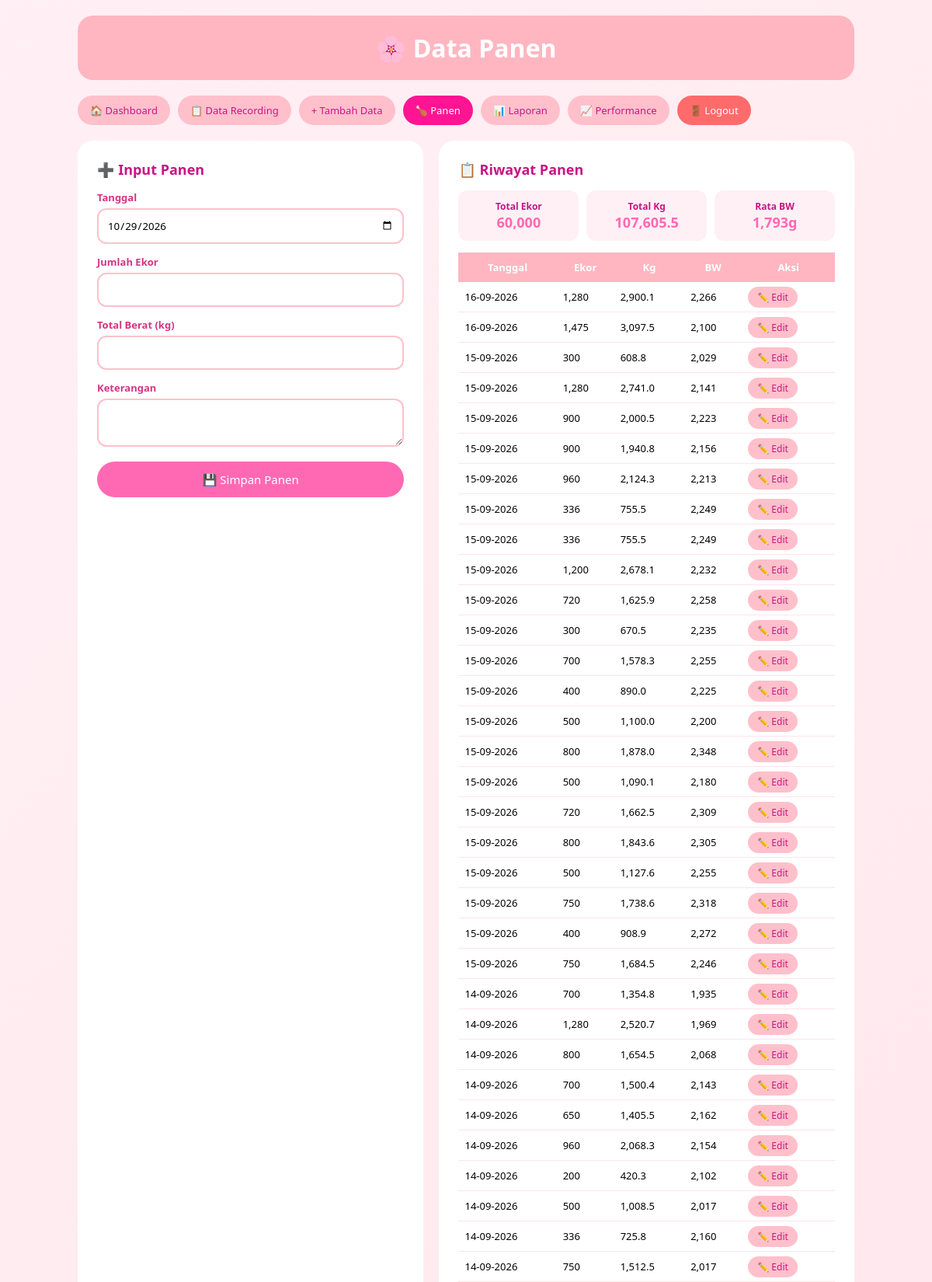
/recording-ayam/panen.php (signed in, upper part), run on the app's committed database.
### tables this page shows
CREATE TABLE `panen` (
  `id` int(11) NOT NULL,
  `tanggal` date NOT NULL,
  `jumlah_ekor` int(11) NOT NULL,
  `total_kg` decimal(10,2) NOT NULL,
  `rata_bw` decimal(10,2) DEFAULT 0.00,
  `keterangan` text DEFAULT NULL,
  `created_at` timestamp NOT NULL DEFAULT current_timestamp()
);

### recording-ayam/panen.php (the view, shortened to what this page needs)
<?php
include 'koneksi.php';
$data = mysqli_query($koneksi, "SELECT * FROM panen ORDER BY tanggal DESC");
$tot = mysqli_fetch_assoc(mysqli_query($koneksi, "SELECT SUM(jumlah_ekor) as ekor, SUM(total_kg) as kg FROM panen"));
$total_ekor = $tot['ekor'] ?? 0;
$total_kg = $tot['kg'] ?? 0;
$rata_all = ($total_ekor > 0) ? ($total_kg * 1000) / $total_ekor : 0;
?>
<!DOCTYPE html>
<html lang="id">
<head>
</head>
<body>
    <div class="container">
        <header><h1>🌸 Data Panen</h1></header>
        <div class="menu">
            <a href="dashboard.php" class="btn btn-secondary">🏠 Dashboard</a>
            <a href="index.php" class="btn btn-secondary">📋 Data Recording</a>
            <a href="tambah.php" class="btn btn-secondary">+ Tambah Data</a>
            <a href="panen.php" class="btn btn-active">🍗 Panen</a>
            <a href="laporan.php" class="btn btn-secondary">📊 Laporan</a>
            <a href="performance.php" class="btn btn-secondary">📈 Performance</a>
            <a href="logout.php" class="btn btn-logout">🚪 Logout</a>
        </div>
        <div class="grid">
            <div class="card">
                <h2>➕ Input Panen</h2>
                <form method="POST">
                    <label>Tanggal</label>
                    <input type="date" name="tanggal" required value="<?= date('Y-m-d') ?>">
                    <label>Jumlah Ekor</label>
                    <input type="number" name="jumlah_ekor" required min="1">
                    <label>Total Berat (kg)</label>
                    <input type="number" step="0.01" name="total_kg" required>
                    <label>Keterangan</label>
                    <textarea name="keterangan" rows="2"></textarea>
                    <button type="submit" name="simpan">💾 Simpan Panen</button>
                </form>
            </div>
            <div class="card">
                <h2>📋 Riwayat Panen</h2>
                <div class="stats">
                    <div class="stat"><h3>Total Ekor</h3><div class="angka"><?= number_format($total_ekor) ?></div></div>
                    <div class="stat"><h3>Total Kg</h3><div class="angka"><?= number_format($total_kg,1) ?></div></div>
                    <div class="stat"><h3>Rata BW</h3><div class="angka"><?= number_format($rata_all,0) ?>g</div></div>
                </div>
                <table>
                    <thead>
                        <tr>
                            <th>Tanggal</th>
                            <th>Ekor</th>
                            <th>Kg</th>
                            <th>BW</th>
                            <th>Aksi</th>
                        </tr>
                    </thead>
                    <tbody>
                    <?php if (mysqli_num_rows($data) > 0): ?>
                        <?php while ($r = mysqli_fetch_assoc($data)): ?>
                        <tr>
                            <td><?= date('d-m-Y', strtotime($r['tanggal'])) ?></td>
                            <td><?= number_format($r['jumlah_ekor']) ?></td>
                            <td><?= number_format($r['total_kg'],1) ?></td>
                            <td><?= number_format($r['rata_bw'],0) ?></td>
                            <td>
                                <a href="edit_panen.php?id=<?= $r['id'] ?>" class="btn-edit">✏️ Edit</a>
                            </td>
                        </tr>
                        <?php endwhile; ?>
                    <?php else: ?>
                        <tr>
                            <td colspan="5" style="text-align:center; padding:20px; color:#d8a0b0;">Belum ada data panen</td>
                        </tr>
                    <?php endif; ?>
                    </tbody>
                </table>
            </div>
        </div>
    </div>
</body>
</html>

### recording-ayam/panen.php (style rules this page uses)
* { margin:0; padding:0; box-sizing:border-box; font-family:'Segoe UI',sans-serif; }
body { background:linear-gradient(135deg,#fff0f5,#ffe4e9); min-height:100vh; padding:20px; }
.container { max-width:1000px; margin:0 auto; }
header { background:#ffb6c1; color:white; padding:20px; border-radius:20px; text-align:center; margin-bottom:20px; }
.menu { display:flex; gap:10px; margin-bottom:20px; flex-wrap:wrap; }
.btn { background:#ff69b4; color:white; padding:10px 16px; border-radius:30px; text-decoration:none; font-size:13px; }
.btn-secondary { background:#ffc0cb; color:#c71585; }
.btn-active { background:#ff1493; }
.btn-logout { background:#ff6b6b; }
.grid { display:grid; grid-template-columns:1fr 1.2fr; gap:20px; }
.card { background:white; border-radius:20px; padding:25px; }
h2 { color:#c71585; margin-bottom:15px; font-size:18px; }
label { display:block; margin-bottom:5px; color:#d63384; font-weight:600; font-size:13px; }
input, textarea { width:100%; padding:11px; border:2px solid #ffc0cb; border-radius:12px; margin-bottom:14px; }
button { width:100%; padding:13px; border:none; border-radius:30px; background:#ff69b4; color:white; font-size:15px; cursor:pointer; }
table { width:100%; border-collapse:collapse; font-size:13px; }
th { background:#ffb6c1; color:white; padding:10px 8px; }
td { padding:10px 8px; border-bottom:1px solid #ffe4e9; }
.stats { display:grid; grid-template-columns:repeat(3,1fr); gap:10px; margin-bottom:15px; }
.stat { background:#fff0f5; border-radius:12px; padding:12px; text-align:center; }
.stat h3 { color:#c71585; font-size:12px; }
.stat .angka { font-size:18px; font-weight:bold; color:#ff69b4; }
.btn-edit { background:#ffc0cb; color:#c71585; padding:5px 12px; border-radius:20px; text-decoration:none; font-size:12px; }

### data on the page
panen: tanggal "16-09-2026", jumlah_ekor "1,280", total_kg "2,900.1", rata_bw "2,266"
panen: tanggal "16-09-2026", jumlah_ekor "1,475", total_kg "3,097.5", rata_bw "2,100"
panen: tanggal "15-09-2026", jumlah_ekor "300", total_kg "608.8", rata_bw "2,029"
panen: tanggal "15-09-2026", jumlah_ekor "1,280", total_kg "2,741.0", rata_bw "2,141"
panen: tanggal "15-09-2026", jumlah_ekor "900", total_kg "2,000.5", rata_bw "2,223"
panen: tanggal "15-09-2026", jumlah_ekor "900", total_kg "1,940.8", rata_bw "2,156"
panen: tanggal "15-09-2026", jumlah_ekor "960", total_kg "2,124.3", rata_bw "2,213"
panen: tanggal "15-09-2026", jumlah_ekor "336", total_kg "755.5", rata_bw "2,249"
panen: tanggal "15-09-2026", jumlah_ekor "336", total_kg "755.5", rata_bw "2,249"
panen: tanggal "15-09-2026", jumlah_ekor "1,200", total_kg "2,678.1", rata_bw "2,232"
panen: tanggal "15-09-2026", jumlah_ekor "720", total_kg "1,625.9", rata_bw "2,258"
panen: tanggal "15-09-2026", jumlah_ekor "300", total_kg "670.5", rata_bw "2,235"
panen: tanggal "15-09-2026", jumlah_ekor "700", total_kg "1,578.3", rata_bw "2,255"
panen: tanggal "15-09-2026", jumlah_ekor "400", total_kg "890.0", rata_bw "2,225"
panen: tanggal "15-09-2026", jumlah_ekor "500", total_kg "1,100.0", rata_bw "2,200"
panen: tanggal "15-09-2026", jumlah_ekor "800", total_kg "1,878.0", rata_bw "2,348"
panen: tanggal "15-09-2026", jumlah_ekor "500", total_kg "1,090.1", rata_bw "2,180"
panen: tanggal "15-09-2026", jumlah_ekor "720", total_kg "1,662.5", rata_bw "2,309"
panen: tanggal "15-09-2026", jumlah_ekor "800", total_kg "1,843.6", rata_bw "2,305"
panen: tanggal "15-09-2026", jumlah_ekor "500", total_kg "1,127.6", rata_bw "2,255"
panen: tanggal "15-09-2026", jumlah_ekor "750", total_kg "1,738.6", rata_bw "2,318"
panen: tanggal "15-09-2026", jumlah_ekor "400", total_kg "908.9", rata_bw "2,272"
panen: tanggal "15-09-2026", jumlah_ekor "750", total_kg "1,684.5", rata_bw "2,246"
panen: tanggal "14-09-2026", jumlah_ekor "700", total_kg "1,354.8", rata_bw "1,935"
panen: tanggal "14-09-2026", jumlah_ekor "1,280", total_kg "2,520.7", rata_bw "1,969"
panen: tanggal "14-09-2026", jumlah_ekor "800", total_kg "1,654.5", rata_bw "2,068"
panen: tanggal "14-09-2026", jumlah_ekor "700", total_kg "1,500.4", rata_bw "2,143"
panen: tanggal "14-09-2026", jumlah_ekor "650", total_kg "1,405.5", rata_bw "2,162"
panen: tanggal "14-09-2026", jumlah_ekor "960", total_kg "2,068.3", rata_bw "2,154"
panen: tanggal "14-09-2026", jumlah_ekor "200", total_kg "420.3", rata_bw "2,102"
panen: tanggal "14-09-2026", jumlah_ekor "500", total_kg "1,008.5", rata_bw "2,017"
panen: tanggal "14-09-2026", jumlah_ekor "336", total_kg "725.8", rata_bw "2,160"
panen: tanggal "14-09-2026", jumlah_ekor "750", total_kg "1,512.5", rata_bw "2,017"

### other printed values
$total_ekor "60,000"
$total_kg "107,605.5"
$rata_all "1,793"
